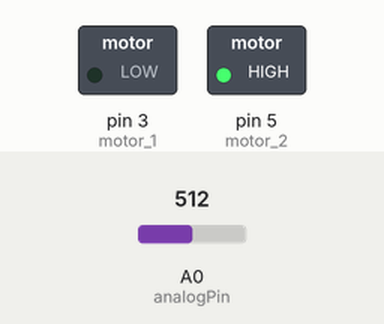
The sketch below on a simulated Arduino Uno, built with avr-gcc and run on an emulated ATmega328P. Parts: switched loads named in the sketch (green lamp = pin HIGH). The test bench sets the inputs (shaded band); at power-on: A0 (analogPin) = 512.

Above: at 1.2 s.
1.3 s: A0 (analogPin) set to 122
At 2.0 s:
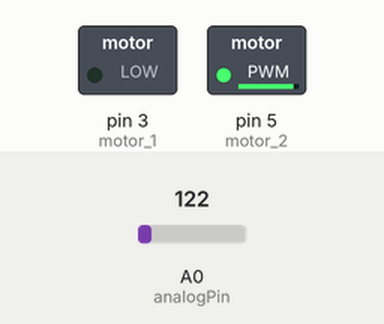
2.8 s: A0 (analogPin) set to 106
At 3.1 s:
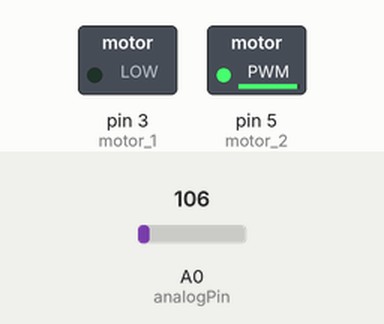
4.3 s: A0 (analogPin) set to 93
At 5.5 s:
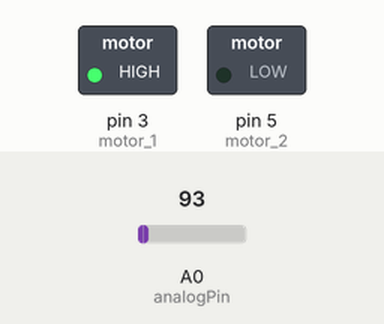
Timing chart, 0 to 7.3 s (numbered marks = the images above; inputs shaded):
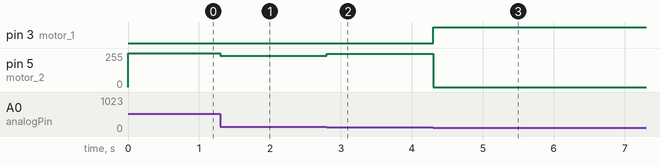

The sketch:

PID_Control.ino
```cpp
//PID制御のプログラム(途中)

int analogPin = 0;
int analogValue = 0;

int motor_1 = 3;
int motor_2 = 5;

void setup() {
  // put your setup code here, to run once:
  Serial.begin(9600);
  pinMode(motor_1, OUTPUT);
  pinMode(motor_2, OUTPUT);
}

void loop() {
  // put your main code here, to run repeatedly:

  //read A0 value
  analogValue = analogRead(analogPin);

  if(analogValue>100)motor_pwm_output(constrain(100-analogValue,-256,256));
  else motor_output(0);

}

void motor_output(int mode) {
  switch (mode) {
    //正転
    case 0:
      digitalWrite(motor_1, HIGH);
      digitalWrite(motor_2, LOW);
      break;
    //逆転
    case 1:
      digitalWrite(motor_2, HIGH);
      digitalWrite(motor_1, LOW);
      break;
    //Brake
    case 2:
      digitalWrite(motor_1, HIGH);
      digitalWrite(motor_2, HIGH);
      break;
    //例外
    default:
      break;
  }
}

//pwm output
void motor_pwm_output(int value) {
  if(value >= 0){
      analogWrite(motor_1, value);
      digitalWrite(motor_2, LOW);
  }
  else{
      analogWrite(motor_2, value-1);
      digitalWrite(motor_1, LOW);
  }

}
```

Measured:
- the behaviour switches between 101 and 100 on A0 (analogPin) (found by bisection; images 2 and 3)
- after the input at 1.3 s, pin 5 (motor_2): 255/255 → 233/255 at once
- after the input at 2.8 s, pin 5 (motor_2): 233/255 → 249/255 at once
- after the input at 4.3 s, pin 3 (motor_1): LOW → HIGH at once; pin 5 (motor_2): 249/255 → 0/255 at once
